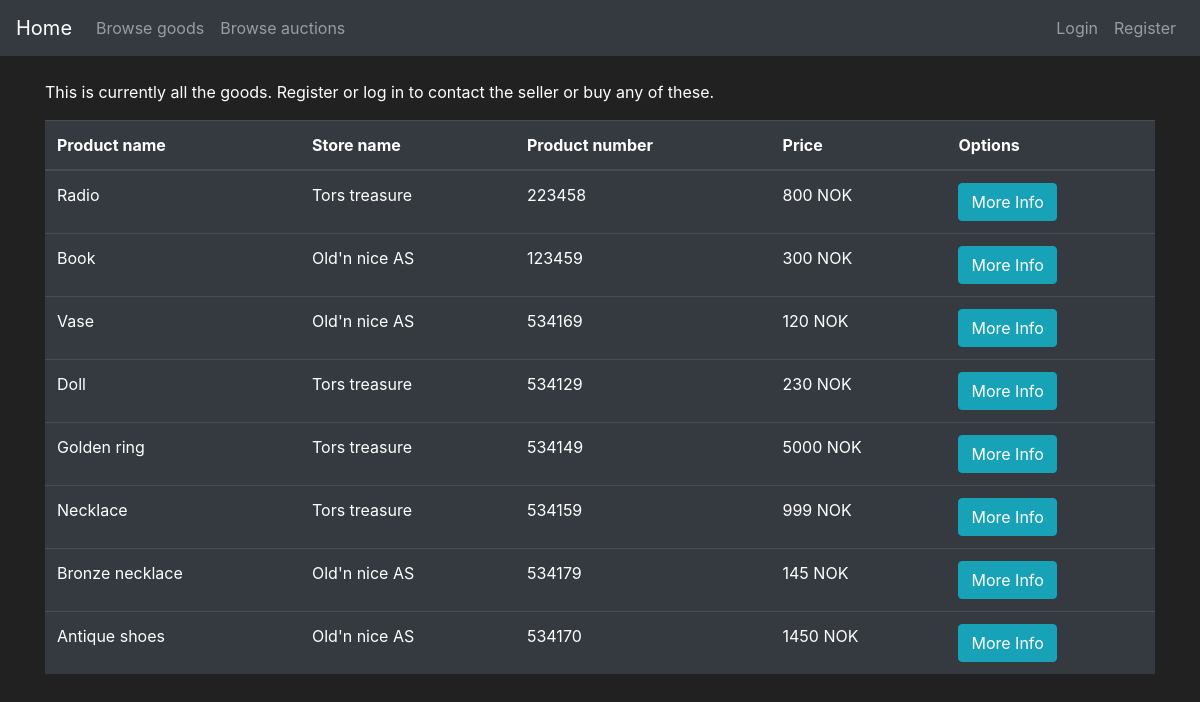
/store, run on an earlier commit of the app's database.
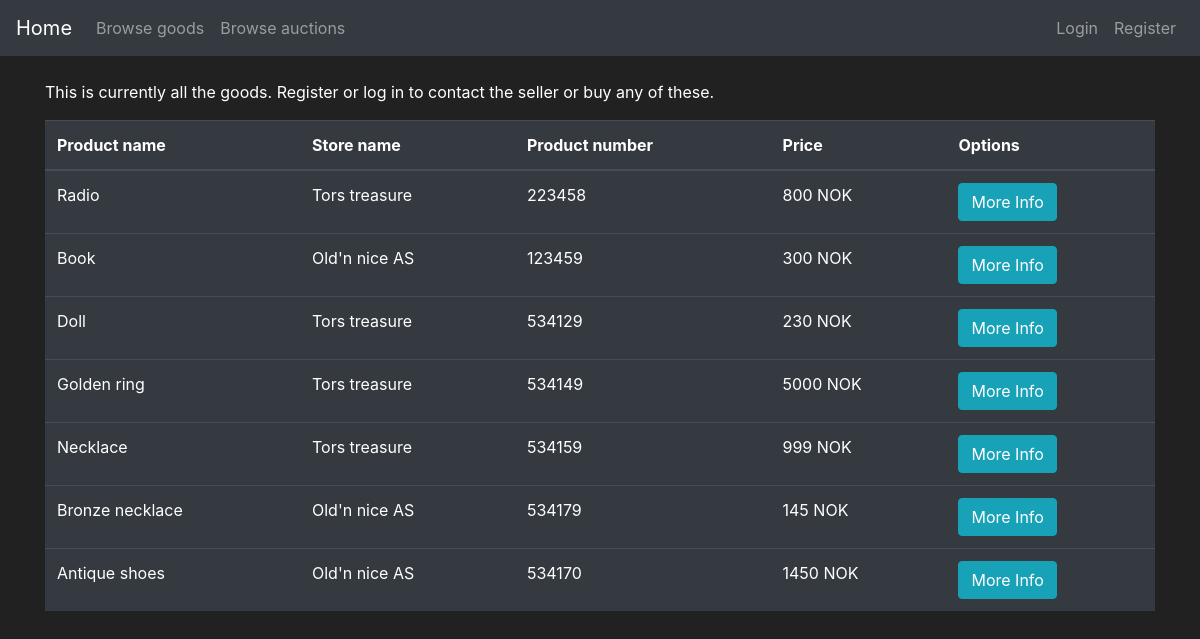
And on a later commit of the database.
### app_flask/models.py (models this page shows, shortened)
class Goods(db.Model):
    id = db.Column(db.Integer, primary_key=True)
    name = db.Column(db.String(30), nullable=False)
    description = db.Column(db.String(70), unique=False, nullable=False)
    price = db.Column(db.Integer, unique=False, nullable=False)
    product_number = db.Column(db.String(length=6), nullable=False, unique=True)
    goods_type = db.Column(db.Boolean(), nullable=False, default=False)
    date_created = db.Column(db.DateTime(), default=datetime.utcnow)
    user_owner = db.Column(db.Integer(), db.ForeignKey('user.id'))
    store_owner = db.Column(db.Integer(), db.ForeignKey('store.id'))

class Store(db.Model):
    id = db.Column(db.Integer(), primary_key=True)
    store_name = db.Column(db.String(length=30), nullable=False, unique=True)
    street_address = db.Column(db.String(length=40), nullable=False)
    street_number = db.Column(db.Integer(), nullable=False)
    postal_code = db.Column(db.Integer(), nullable=False)
    province = db.Column(db.String(length=50), nullable=False)
    store_email = db.Column(db.String(length=50), nullable=False, unique=True)
    store_phone = db.Column(db.Integer(), nullable=False)
    date_created = db.Column(db.DateTime(), default=datetime.utcnow)
    user_owner = db.Column(db.Integer(), db.ForeignKey('user.id'))
    goods = db.relationship('Goods', backref='owned_store', lazy=True)

### app_flask/main/routes.py (the view, shortened to what this page needs)
@bp.route("/store", methods=["POST", "GET"])
def store_page():
    buy_form = BuyGoodsForm(request.form, csrf_enabled=False)
    if buy_form.errors != {}:  # This happens if the users do somthing wrong when creating a user
        for err_message in buy_form.errors.values():
            flash(f"Error creating store: {err_message}")
    if request.method == "GET":
        items = db.session.query(Goods, Store).filter(and_(Store.id == Goods.store_owner, Goods.goods_type == 0)).all()
        return render_template("store.html", items=items, buy_form=buy_form)

### app_flask/templates/store.html (shortened to what this page needs)
{% extends 'base.html' %}
{% block content %}
<div class="container">
    <br>
    {% if current_user.is_authenticated and current_user.profile_type==1 %}
        <table class="table table-hover table-dark">
            <thead>
                <tr>
                    <th scope="col">Product name</th>
                    <th scope="col">Store owner</th>
                    <th scope="col">Product number</th>
                    <th scope="col">Price</th>
                    <th scope="col">Options</th>
                </tr>
            </thead>
            <tbody>
                {% for item, store in items %}
                {% include 'include/goods_modals.html' %}
                {% if store.user_owner==current_user.id %}
                <tr>
                    <td>{{item.name}}</td>
                    <td>{{store.store_name}}</td>
                    <td>{{item.product_number}}</td>
                    <td>{{item.price}} NOK</td>
                    <td>
                        <button class="btn btn-outline btn-info" data-toggle="modal" data-target="#Modal-MoreInfo-{{ item.id }}">More Info</button>
                    </td>
                </tr>
                {% else %}
                <tr>
                    <td>{{item.name}}</td>
                    <td>{{store.store_name}}</td>
                    <td>{{item.product_number}}</td>
                    <td>{{item.price}} NOK</td>
                    <td>
                        <button class="btn btn-outline btn-info" data-toggle="modal" data-target="#Modal-MoreInfo-{{ item.id }}">More Info</button>
                        <button class="btn btn-outline btn-success" data-toggle="modal" data-target="#Modal-PurchaseConfirm-{{ item.id }}" >Purchase</button>
                    </td>
                    <td> </td>
                </tr>
                {% endif %}
                {% endfor %}
            </tbody>
        </table>
    {% else%}
    <p>This is currently all the goods. Register or log in to contact the seller or buy any of these.</p>
        <table class="table table-hover table-dark">
            <thead>
                <tr>
                    <th scope="col">Product name</th>
                    <th scope="col">Store name</th>
                    <th scope="col">Product number</th>
                    <th scope="col">Price</th>
                    <th scope="col">Options</th>
                </tr>
            </thead>
            <tbody>
                {% for item, store in items %}
                <tr>
                    <td>{{item.name}}</td>
                    <td>{{store.store_name}}</td>
                    <td>{{item.product_number}}</td>
                    <td>{{item.price}} NOK</td>
                    <td><button class="btn btn-outline btn-info" data-toggle="modal" data-target="#Modal-MoreInfo-{{ item.id }}">More Info</button></td>
                </tr>
                {% endfor %}
            </tbody>
        </table>
    {% endif %}
</div>
{% endblock %}

### app_flask/templates/base.html (shortened to what this page needs)
<!doctype html>
<html lang="en">
   <head>
      <link rel="stylesheet" href="https://cdn.jsdelivr.net/npm/bootstrap@4.5.3/dist/css/bootstrap.min.css">
   </head>
   <body>
    <nav class="navbar navbar-expand-md navbar-dark bg-dark">
        <a class="navbar-brand" href="{{ url_for('main.home_page') }}">Home <span class="sr-only">(current)</span></a>
        <div class="collapse navbar-collapse" id="navbarNav">
            <ul class="navbar-nav mr-auto">
                <li class="nav-item">
                    <a class="nav-link" href="{{ url_for('main.store_page') }}">Browse goods</a>
                </li>
                <li class="nav-item">
                    <a class="nav-link" href="{{ url_for('main.auction_page') }}">Browse auctions</a>
                </li>
            </ul>
            {% if current_user.username=="Admin" %}
            <ul class="navbar-nav">
                <li class="nav-item">
                    <a class="nav-link" href="{{ url_for('main.display_admin_panel') }}"> {{ current_user.username }}panel</a>
                </li>
                <li class="nav-item">
                    <a class="nav-link">{{ current_user.username }}</a>
                </li>
                <li class="nav-item">
                    <a class="nav-link" href="{{ url_for('auth.logout_page') }}">logout</a>
                </li>
            </ul>
            {% else %}
            <ul class="navbar-nav">
                <li class="nav-item">
                    <a class="nav-link" href="{{ url_for('auth.login_page')}}">Login</a>
                </li>
                <li class="nav-item">
                    <a class="nav-link" href="{{ url_for('auth.register_user_page')}}">Register</a>
                </li>
            </ul>
            {% endif %}
        </div>
      </nav>
    {% block content %}
    {% endblock %}
   </body>
</html>

### app_flask/templates/base.html (style rules this page uses)
body { color: white; background-color: #212121; }

What changed in the data, as far as the page shows it:
no longer on this page (row edited): Goods: name "Vase", store_name "Old'n nice AS", product_number "534169", price "120"
